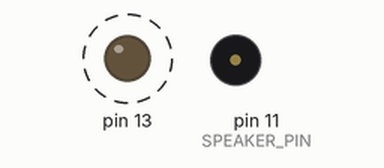
This sketch was run on a simulated Arduino Uno, built with avr-gcc and run on an emulated ATmega328P. Shown: output pins drawn as LEDs (lit = HIGH), buzzer (waves = sounding, pin HIGH). Dashed ring = blinking.

Above: at 0.15 s.
Timing chart, 0 to 3.0 s (numbered marks = the images above):
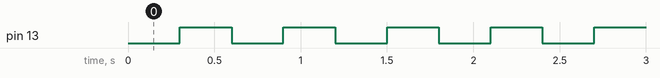

The sketch:

01-single-note-continuous.ino
```cpp
/* This produces something _close_ to a 440 Hz square wave (A4), but
there will be inconsistencies due to imprecise timing: the _delay_us() call,
the overhead of the for-loop, the pin toggle time, etc.
*/

// #define SPEAKER_PIN 28

// uint16_t frequency = 440;
// uint16_t half_period_us = (int)(1000000 * (0.5/frequency));

// void setup() {
//   // put your setup code here, to run once:
//   pinMode(SPEAKER_PIN, OUTPUT);
// }

// void loop() {
//   // put your main code here, to run repeatedly:
//   for (uint16_t i = 0; i < half_period_us; i++) {
//     _delay_us(1);
//   }
//   // toggle the speaker pin
//   digitalWrite(SPEAKER_PIN, !digitalRead(SPEAKER_PIN));
// }

/* Try again, but use a (hardware) timer to more precisely time the wave.*/
#define SPEAKER_PIN 11  // PB7

uint16_t frequency = 440;
uint16_t half_period_us = (int)(1000000 * (0.5/frequency));
uint16_t half_period_ticks = F_CPU / (2UL * frequency);

void setup() {
  // put your setup code here, to run once:
  pinMode(13, OUTPUT);

  pinMode(SPEAKER_PIN, OUTPUT);

  // set up the timer
  TCCR1A = 0; // timer/counter control register
  TCCR1B = 0; // timer/counter control register

  // Set timer to CTC mode
  TCCR1B |= (1 << WGM12);
  // What do we do on every cycle through? We toggle the pin
  TCCR1A |= (1 << COM1A0); // toggle OC1A pin on compare match (PB7)

  // Set prescaler=1
  TCCR1B |= (1 << CS10);

  // Set Output Compare Register (16-bits/2-bytes)
  OCR1A = half_period_ticks - 1;
}

void loop() {
  // Flash an LED just to prove that the sound works
  delay(300);
  digitalWrite(13, !digitalRead(13));
}
```

Measured:
- by itself, pin 13: alternates HIGH for 0.30 s and LOW for 0.30 s
